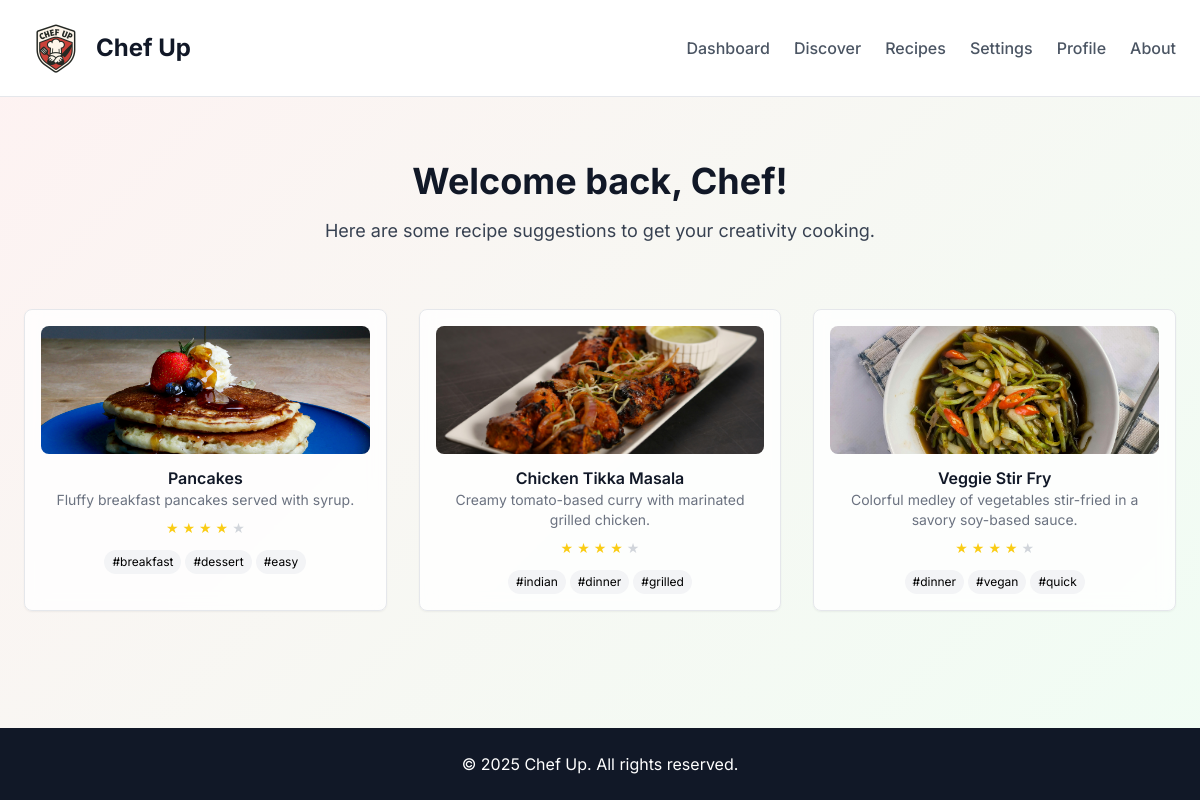
The page /dashboard/ (signed in) on the database its author committed.
### application/models.py (models this page shows)
class Recipe(models.Model):
    title = models.CharField(max_length=255)
    description = models.TextField()
    ingredients = models.TextField()
    instructions = models.TextField()
    created_at = models.DateTimeField(auto_now_add=True)
    updated_at = models.DateTimeField(auto_now=True)
    author = models.ForeignKey(User, on_delete=models.CASCADE, related_name='recipes')
    is_public = models.BooleanField(default=True)

class RecipeImage(models.Model):
    recipe = models.ForeignKey(Recipe, on_delete=models.CASCADE, related_name='images')
    image = models.ImageField(upload_to='recipe_images/')
    uploaded_at = models.DateTimeField(auto_now_add=True)

class RecipeTag(models.Model):
    recipe = models.ForeignKey(Recipe, on_delete=models.CASCADE)
    tag = models.ForeignKey(Tag, on_delete=models.CASCADE)

class Tag(models.Model):
    name = models.CharField(max_length=50, unique=True)

### application/views.py (the view)
# urls.py: path('dashboard/', views.dashboard, name='dashboard'),
@login_required
def dashboard(request):
    user = request.user
    recipes = Recipe.objects.filter(is_public=True).order_by('-created_at')[:3]
    return render(request, 'dashboard.html', {'recipes': recipes, 'user': user})

### application/templates/dashboard.html (shortened to what this page needs)
{% load static %}
<!DOCTYPE html>
<html lang="en">
<head>
  <script src="https://cdn.tailwindcss.com"></script>
</head>
<body class="min-h-screen flex flex-col hero-gradient">
  <nav class="bg-white border-b border-gray-200 px-6 py-4">
    <div class="max-w-7xl mx-auto flex justify-between items-center">
      <div class="flex items-center space-x-2">
        <div class="w-16 h-16">
          <img src="{% static 'images/logo.png' %}" alt="Chef Up Logo" class="w-full h-full object-contain" />
        </div>
        <h1 class="text-2xl font-bold text-gray-900">
            <a href="{% url 'index' %}">
                Chef Up
            </a>
        </h1>
      </div>
      {% if user.is_authenticated %}
      <div class="flex space-x-6 text-gray-600">
        <a href="{% url 'dashboard' %}" class="hover:text-red-500 font-medium">Dashboard</a>
        <a href="{% url 'discover' %}" class="hover:text-red-500 font-medium">Discover</a>
        <a href="{% url 'post' %}" class="hover:text-red-500 font-medium">Recipes</a>
        <a href="{% url 'settings' %}" class="hover:text-red-500 font-medium">Settings</a>
        <a href="{% url 'profile' user.username %}" class="hover:text-red-500 font-medium">Profile</a>
        <a href="{% url 'about' %}" class="hover:text-red-500 font-medium">About</a>
      </div>
      {% endif %}
    </div>
  </nav>
  <main class="flex-grow">
    <section class="py-16 px-6 text-center">
      <div class="max-w-4xl mx-auto">
        <h2 class="text-4xl font-bold text-gray-900 mb-4">Welcome back, Chef!</h2>
        <p class="text-lg text-gray-700">Here are some recipe suggestions to get your creativity cooking.</p>
      </div>
    </section>
      <section class="pb-20 px-6">
    <div class="max-w-6xl mx-auto grid grid-cols-1 md:grid-cols-3 gap-8">
      {% for recipe in recipes %}
        {% include "recipe_card.html" with recipe=recipe %}
      {% endfor %}
    </div>
  </section>
  </main>
  <footer class="bg-gray-900 text-white py-6 text-center">
    <p>&copy; 2025 Chef Up. All rights reserved.</p>
  </footer>
</body>
</html>

### application/templates/recipe_card.html
<a href="{% url 'recipe_detail' recipe.id %}" class="block card-hover h-full">
  <div class="bg-white/80 backdrop-blur rounded-lg shadow-sm border p-4 h-full flex flex-col justify-between">
    <div class="w-full h-32 mb-3 rounded-lg overflow-hidden">
      {% if recipe.images.first %}
        <img
          src="{{ recipe.images.first.image.url }}"
          alt="{{ recipe.title }}"
          class="w-full h-full object-cover object-center"
        >
      {% else %}
        <div class="w-full h-full bg-gradient-to-r from-red-200 to-red-300 flex items-center justify-center">
          <span class="text-red-800 font-semibold text-2xl">🍽️</span>
        </div>
      {% endif %}
    </div>
    <div class="text-center flex-grow">
      <h3 class="font-semibold text-gray-900">{{ recipe.title }}</h3>
      <p class="text-sm text-gray-500 mb-2 line-clamp-2">{{ recipe.description }}</p>
      <div class="flex justify-center mt-2 space-x-1">
        {% with total=5 %}
          {% for i in ""|center:total %}
            {% if forloop.counter <= 4 %}
              <span class="text-sm text-yellow-400">★</span>
            {% else %}
              <span class="text-sm text-gray-300">★</span>
            {% endif %}
          {% endfor %}
        {% endwith %}
      </div>
      <div class="mt-3 flex flex-wrap justify-center gap-1">
        {% for tag in recipe.recipetag_set.all %}
          <span class="text-xs bg-gray-100 px-2 py-1 rounded-full hover:bg-gray-200">
            #{{ tag.tag.name }}
          </span>
        {% endfor %}
      </div>
    </div>
  </div>
</a>

### application/templates/dashboard.html (style rules this page uses)
body { font-family: 'Inter', sans-serif; }
.hero-gradient { background: linear-gradient(135deg, #fef2f2 0%, #f0fdf4 100%); }

### rows shown on the page
Recipe: images.first.image (picture), title "Pancakes", description "Fluffy breakfast pancakes served with syrup."
RecipeTag: tag.name "breakfast"
RecipeTag: tag.name "dessert"
RecipeTag: tag.name "easy"
Recipe: images.first.image (picture), title "Chicken Tikka Masala", description "Creamy tomato-based curry with marinated grilled chicken."
RecipeTag: tag.name "indian"
RecipeTag: tag.name "dinner"
RecipeTag: tag.name "grilled"
Recipe: images.first.image (picture), title "Veggie Stir Fry", description "Colorful medley of vegetables stir-fried in a savory soy-based sauce."
RecipeTag: tag.name "dinner"
RecipeTag: tag.name "vegan"
RecipeTag: tag.name "quick"
